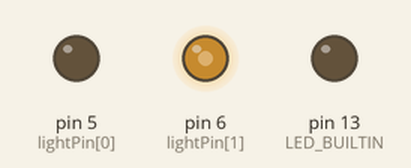
Simulated run of this sketch. Board: Arduino Nano, built with avr-gcc and run on an emulated ATmega328P. Shown: output pins drawn as LEDs (lit = HIGH).

Above: at 0.33 s.
At 20.94 s:
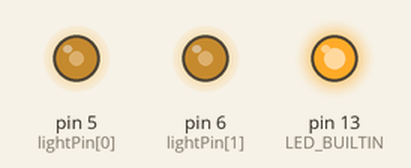
At 21.6 s:
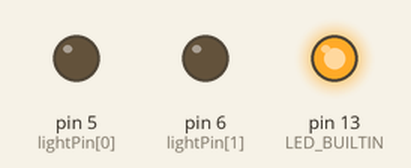
At 31.6 s:
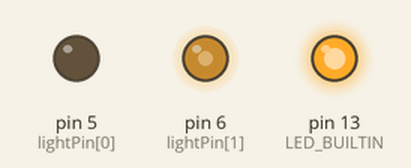
At 39.1 s:
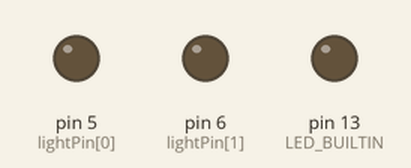
Timing chart, 0 to 40.0 s (numbered marks = the images above):
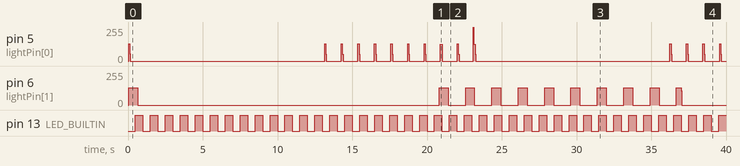

The sketch:

OrangeFlashers.ino
```cpp
// This sketch is for an Arduino Nano and is used to emulate orange flashing warning lights
//
// Ian Morgan August 2019

// setting the 16-bit timer1 interrupt to run at 1kHz
#define TIMER_PRELOAD 65473 // preload timer 65536-(16MHz/256/1000Hz)

#define NUM_LIGHTS    2 // How many orange LEDs are to be attached
#define ON            1
#define OFF           0

// static variables are not supposed to be modified by another routine, so the compiler can optimise
// code by holding values in registers instead of reading from RAM all the time

// For this sketch, the values in these variables will never change while running.
// However, modifying these values, and recompiling and loading the sketch into the Arduino will
// change how it operate.
// If NUM_LIGHTS is modified, then that number of values need to be repeated inside
// the curly brackets

const int lightPin[NUM_LIGHTS] = {5, 6}; // define the pins that will power the lights
const int flashDuration[NUM_LIGHTS] = {50, 300}; // milliseconds LED is on while flashing
const int flashOffDuration[NUM_LIGHTS] = {500, 575}; // milliseconds LED is off while flashing
const int workingTime[NUM_LIGHTS] = {11, 17}; // seconds the flasher is working for
const int inhibitedTime[NUM_LIGHTS] = {12, 19}; // seconds the flasher is inhibited for

// volatile variables may be modified and used by both interrupt and loop routines,
// so the compiler should not optimise code, but should always get the value from RAM every
// time it is used

// These values change as the program operates, so do not change these values.
// If NUM_LIGHTS is modified, then that number of values need to be repeated inside
// the curly brackets

volatile int lightNumber = 0; // the number of the LED to be refreshed by the interrupt routine
volatile int lightState[NUM_LIGHTS] = {OFF,OFF}; // should each light should currently be on or off
volatile int countdown[NUM_LIGHTS] = {1, 1}; // milliseconds LED has remaining before changing
volatile int inhibitCountdown[NUM_LIGHTS] = {1, 1}; // seconds left before changing state
volatile int active[NUM_LIGHTS] = {ON, ON}; // current state of the flashers, active or inhibited

// =============================================================================
void setup() {
  // initialize digital pin LED_BUILTIN as an output.
  pinMode(LED_BUILTIN, OUTPUT);

  // initialize digital pins powering the orange LEDs as outputs.
  for (int i = 0; i< NUM_LIGHTS; i++)
  {
    pinMode (lightPin[i], OUTPUT);
  }

  // initialize timer1 which will be used to run an
  // interrupt handler every 1/1000 second

  TCCR1A = 0;
  TCCR1B = 0;

  TCNT1 = TIMER_PRELOAD;
  TCCR1B |= (1 << CS12);    // 256 prescaler
  TIMSK1 |= (1 << TOIE1);   // enable timer overflow interrupt

  interrupts();             // enable all interrupts

  // light up the on-board LED
  digitalWrite(LED_BUILTIN, ON);

} // end of setup ==========================================================================================

void loop() {

  digitalWrite(LED_BUILTIN, OFF);   // turn the on-board LED off
  delay(500); // wait for a period of 1/2 second
  digitalWrite(LED_BUILTIN, ON);   // turn the on-board LED on again
  delay(500); // wait for a period of 1/2 second

  // because of the above delays, the following code will run about once every second.
  // The code inside the 'for' loop will run for each orange LED
  for (int i = 0; i< NUM_LIGHTS; i++)
  {
    inhibitCountdown[i]--; // decrease the countdown by 1 second

    // has the countdown reached its end?
    if (inhibitCountdown[i] == 0)
    {
      if (active[i] == ON)
      {
        active[i] = OFF; // flashing was active, so inhibit it
        inhibitCountdown[i] = inhibitedTime[i]; // reset the countdown
      }
      else
      {
        active[i] = ON; // flashing was inhibited, so activate it
        inhibitCountdown[i] = workingTime[i]; // reset the countdown
      }

    }
  }

} // end of loop ============================================================================================

// timer interrupt service routine that runs every 1/1000 second
ISR(TIMER1_OVF_vect)
{
  // Fires 1000 times per second
  noInterrupts(); // disable any interrupts
  TCNT1 = TIMER_PRELOAD;            // preload timer

  // switch off currently lit LED
  digitalWrite(lightPin[lightNumber], OFF);

  // point at the next LED
  lightNumber++;
  if (lightNumber >= NUM_LIGHTS) lightNumber = 0;

  // is flashing activated for this LED?
  if (active[lightNumber] == ON)
  {
    // Switch on the LED, if it is supposed to alight now
    if (lightState[lightNumber] == ON)
    {
      digitalWrite(lightPin[lightNumber], ON);
    }

    countdown[lightNumber]--; // decrease the countdown for this LED

    // Has the countdown reached its end?
    if (countdown[lightNumber] == 0)
    {

      // change the current required state of the LED
      if (lightState[lightNumber] == ON)
      {
        lightState[lightNumber] = OFF;
        // reset the countdown value
        countdown[lightNumber] = flashOffDuration[lightNumber];
      }
      else
      {
        lightState[lightNumber] = ON;
        // reset the countdown value
        countdown[lightNumber] = flashDuration[lightNumber];
      }
    }
  }
  interrupts(); // re-enable interrupts
}
```

Measured:
- by itself, pin 13 (LED_BUILTIN): alternates HIGH for 0.50 s and LOW for 0.50 s
- by itself, pin 6 (lightPin[1]): 0/255 → 128/255 at 0.05 s, → 0/255 0.60 s later, → 128/255 20.2 s later, → 0/255 0.60 s later, … (23 changes in this stretch)
